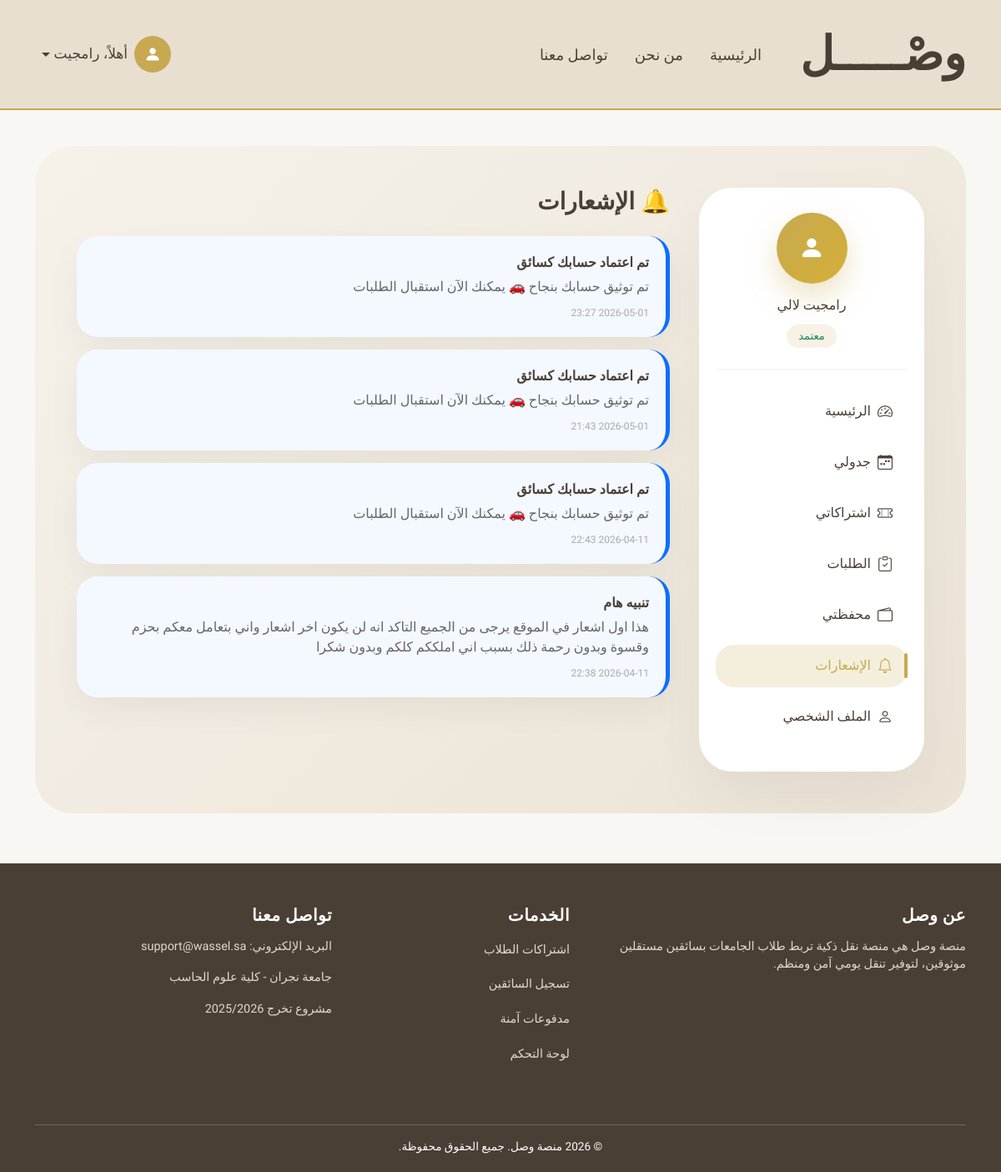
/driver/notifications/ (signed in), run on the app's committed database.
### accounts/models.py (models this page shows, shortened)
class User(AbstractUser):
    username = None  # حذفنا username رسميًا
    ROLE_CHOICES = (
        ('student', 'طالب'),
        ('driver', 'سائق'),
        ('admin', 'مدير'),  # 🔥 الجديد
    )
    STATUS_CHOICES = (
        ('active', 'Active'),
        ('banned', 'Banned'),
    )
    ADMIN_LEVELS = (
        (1, "Super Admin"),
        (2, "Manager"),
    )
    admin_level = models.IntegerField(
        choices=ADMIN_LEVELS,
        null=True,
        blank=True
    )
    email = models.EmailField(unique=True)
    role = models.CharField(
        max_length=20,
        choices=ROLE_CHOICES,
        default='student'
    )
    phone = models.CharField(max_length=20)
    city = models.ForeignKey(
        City,
        on_delete=models.PROTECT,
        related_name="users",
        verbose_name="المدينة"
    )
    status = models.CharField(
        max_length=20,
        choices=STATUS_CHOICES,
        default='active'
    )
    USERNAME_FIELD = "email"
    REQUIRED_FIELDS = ["first_name", "last_name", "phone"]
    objects = CustomUserManager()

### notifications/models.py (models this page shows, shortened)
class Notification(models.Model):
    NOTIFICATION_TYPE = (
        ("system", "System"),
        ("admin", "Admin"),
    )
    TARGET_TYPE = (
        ("user", "User"),
        ("student", "Students"),
        ("driver", "Drivers"),
        ("all", "All Users"),
        ("admin", "Admins"),
    )
    user = models.ForeignKey(
        User,
        on_delete=models.CASCADE,
        null=True,
        blank=True,
        related_name="notifications"
    )
    title = models.CharField(max_length=255)
    message = models.TextField()
    notification_type = models.CharField(
        max_length=20,
        choices=NOTIFICATION_TYPE,
        default="system"
    )
    target = models.CharField(
        max_length=20,
        choices=TARGET_TYPE,
        default="user"
    )
    is_read = models.BooleanField(default=False)
    created_at = models.DateTimeField(auto_now_add=True)

### driver/views.py (the view)
# urls.py: path("notifications/", views.driver_notifications, name="notifications"),
@login_required
def driver_notifications(request):
    if request.user.role != "driver":
        return redirect("main")
    notifications = Notification.objects.filter(
        user=request.user
    ).order_by("-created_at")
    context = {
        "notifications": notifications
    }
    return render(request, "driver/notifications.html", context)

### driver/templates/driver/notifications.html (shortened to what this page needs)
{% extends "driver/base_driver.html" %}
{% block driver_content %}
<h3 class="mb-4 fw-bold">🔔 الإشعارات</h3>
{% for n in notifications %}
<div class="notification-card {% if not n.is_read %}unread{% endif %}">
<div class="notification-title">
    {{ n.title }}
</div>
<div class="notification-message">
    {{ n.message }}
</div>
<div class="notification-date">
    {{ n.created_at|date:"Y-m-d H:i" }}
</div>
</div>
{% empty %}
<div class="text-center text-muted mt-5">
    لا توجد إشعارات حالياً 🔕
</div>
{% endfor %}
{% endblock %}

### driver/templates/driver/base_driver.html (shortened to what this page needs)
{% extends "base.html" %}
{% block content %}
<div class="driver-page-bg">
    <div class="driver-layout">
        <div class="driver-sidebar d-none d-lg-block">
            <div class="driver-profile-box">
                <div class="driver-avatar">
                    <i class="bi bi-person-fill"></i>
                </div>
                <h6 class="mt-3 mb-1">{{ user.get_full_name }}</h6>
                {% if user.driver_profile.verification_status == "approved" %}
                <span class="driver-status text-success">معتمد</span>
                {% elif user.driver_profile.verification_status == "pending" %}
                <span class="driver-status text-warning">قيد المراجعة</span>
                {% elif user.driver_profile.verification_status == "rejected" %}
                <span class="driver-status text-danger">مرفوض</span>
                {% else %}
                <span class="driver-status text-secondary">غير مكتمل</span>
                {% endif %}
            </div>
            <a href="{% url 'driver:dashboard' %}"
                class="driver-link {% if request.resolver_match.url_name == 'dashboard' %}active{% endif %}">
                <i class="bi bi-speedometer2 me-2"></i>
                الرئيسية
            </a>
            <a href="{% url 'driver:schedule' %}"
            class="driver-link {% if request.resolver_match.url_name == 'schedule' %}active{% endif %}">
                <i class="bi bi-calendar-week me-2"></i>
                جدولي
            </a>
            <a href="{% url 'driver:subscriptions' %}"
                class="driver-link {% if request.resolver_match.url_name == 'subscriptions' %}active{% endif %}">
                <i class="bi bi-ticket-perforated me-2"></i>
                اشتراكاتي
            </a>
            <a href="{% url 'driver:requests' %}"
                class="driver-link {% if request.resolver_match.url_name == 'requests' %}active{% endif %}">
                <i class="bi bi-clipboard-check me-2"></i>
                الطلبات
            </a>
            <a href="{% url 'payment:wallet' %}"
            class="driver-link {% if request.resolver_match.url_name == 'wallet' %}active{% endif %}">
                <i class="bi bi-wallet2 me-2"></i>
                محفظتي
            </a>
            <a href="{% url 'driver:notifications' %}"
                class="driver-link {% if request.resolver_match.url_name == 'notifications' %}active{% endif %}">
                <i class="bi bi-bell me-2"></i>
                الإشعارات
            </a>
            <a href="{% url 'driver:profile' %}"
                class="driver-link {% if request.resolver_match.url_name == 'profile' %}active{% endif %}">
                <i class="bi bi-person me-2"></i>
                الملف الشخصي
            </a>
        </div>
        <div class="driver-content">
            {% block driver_content %}{% endblock %}
        </div>
    </div>
</div>
{% endblock %}

### templates/base.html (shortened to what this page needs)
{% load static %}
<!DOCTYPE html>
<html lang="ar" dir="rtl">
<head>
    <link href="https://cdn.jsdelivr.net/npm/bootstrap-icons/font/bootstrap-icons.css" rel="stylesheet">
    <link href="https://cdn.jsdelivr.net/npm/bootstrap@5.3.2/dist/css/bootstrap.rtl.min.css" rel="stylesheet">
</head>
<body>
    <nav class="navbar navbar-expand-lg fixed-top custom-navbar">
        <div class="container">
            <a class="navbar-brand" href="{% url 'main:index' %}">وصْـــــل</a>
            <div class="collapse navbar-collapse" id="navbarNav">
                <ul class="navbar-nav align-items-center me-auto">
                    <li class="nav-item mx-2">
                        <a class="nav-link {% if request.resolver_match.url_name == 'index' %}active-link{% endif %}"
                            href="{% url 'main:index' %}">
                            الرئيسية
                        </a>
                    </li>
                    <li class="nav-item mx-2">
                        <a class="nav-link {% if request.resolver_match.url_name == 'about' %}active-link{% endif %}"
                            href="{% url 'main:about' %}">
                            من نحن
                        </a>
                    </li>
                    <li class="nav-item mx-2">
                        <a class="nav-link {% if request.resolver_match.url_name == 'contact' %}active-link{% endif %}"
                            href="{% url 'main:contact' %}">
                            تواصل معنا
                        </a>
                    </li>
                </ul>
                <ul class="navbar-nav align-items-center">
                    {% if user.is_authenticated %}
                    <li class="nav-item dropdown user-dropdown">
                        <a class="nav-link dropdown-toggle d-flex align-items-center user-trigger" href="#"
                            role="button" data-bs-toggle="dropdown" aria-expanded="false">
                            <div class="user-icon">
                                <i class="bi bi-person-fill"></i>
                            </div>
                            <span class="user-name ms-2">
                                أهلاً، {{ user.first_name }}
                            </span>
                        </a>
                    </li>
                    {% endif %}
                </ul>
            </div>
        </div>
    </nav>
    <main class="container">
                    {% block content %}
                    {% endblock %}
    </main>
    <footer>
        <div class="container">
            <div class="row">
                <div class="col-md-5 mb-4">
                    <h5>عن وصل</h5>
                    <p>
                        منصة وصل هي منصة نقل ذكية تربط طلاب الجامعات
                        بسائقين مستقلين موثوقين، لتوفير تنقل يومي آمن ومنظم.
                    </p>
                </div>
                <div class="col-md-3 mb-4">
                    <h5>الخدمات</h5>
                    <ul class="list-unstyled">
                        <li><a href="#">اشتراكات الطلاب</a></li>
                        <li><a href="#">تسجيل السائقين</a></li>
                        <li><a href="#">مدفوعات آمنة</a></li>
                        <li><a href="#">لوحة التحكم</a></li>
                    </ul>
                </div>
                <div class="col-md-4 mb-4">
                    <h5>تواصل معنا</h5>
                    <p>البريد الإلكتروني: support@wassel.sa</p>
                    <p>جامعة نجران - كلية علوم الحاسب</p>
                    <p>مشروع تخرج 2025/2026</p>
                </div>
            </div>
            <div class="footer-bottom">
                © 2026 منصة وصل. جميع الحقوق محفوظة.
            </div>
        </div>
    </footer>
</body>
</html>

### templates/base.html (style rules this page uses)
:root { --primary-color: #e8dfd1; --dark-color: #4a3f35; --soft-color: #8c7b6b; --accent-color: #c8a951; --light-bg: #f9f7f3; }
body { font-family: "Readex Pro", sans-serif; background-color: var(--light-bg); color: var(--dark-color); display: flex; flex-direction: column; min-height: 100vh; }
h1, h2, h3, h4, h5 { font-family: "Vazirmatn", sans-serif; font-weight: 700; }
.navbar { background-color: var(--primary-color); border-bottom: 2px solid var(--accent-color); }
.custom-navbar { transition: all 0.3s ease; padding: 18px 0; z-index: 1000; }
.navbar-brand { font-family: "Lateef", serif; font-weight: 700; font-size: 3.5rem; color: var(--dark-color) !important; margin-left: 30px; }
.nav-link { color: var(--dark-color) !important; font-weight: 400; font-size: 18px; transition: 0.3s; }
main { flex: 1; padding-top: 175px; padding-bottom: 60px; }
footer { background-color: var(--dark-color); color: white; padding: 50px 0 20px 0; }
footer p, footer a { font-size: 0.9rem; color: #e0d9cf; text-decoration: none; }
.footer-bottom { border-top: 1px solid rgba(255, 255, 255, 0.2); margin-top: 30px; padding-top: 15px; font-size: 0.85rem; text-align: center; }
footer ul li { margin-bottom: 12px; }
footer ul li a { display: inline-block; padding: 4px 0; }
footer h5 { font-weight: 600; margin-bottom: 15px; letter-spacing: 0.5px; }
.user-trigger { padding: 6px 14px; border-radius: 30px; transition: 0.3s ease; }
.user-icon { width: 44px; height: 44px; background-color: var(--accent-color); color: white; border-radius: 50%; display: flex; align-items: center; justify-content: center; font-size: 20px; transition: 0.3s ease; }
.user-name { font-weight: 500; font-size: 17px; color: var(--dark-color); }

### driver/templates/driver/base_driver.html (style rules this page uses)
.driver-layout { display: flex; gap: 35px; }
.driver-sidebar { width: 270px; background: white; border-radius: 40px; padding: 30px 20px; box-shadow: 0 30px 70px rgba(0, 0, 0, 0.05); height: fit-content; }
.driver-page-bg { background: linear-gradient(135deg, #f6f2ea, #ebe3d6); padding: 50px; border-radius: 45px; }
.driver-profile-box { text-align: center; padding-bottom: 25px; border-bottom: 1px solid rgba(0, 0, 0, 0.05); margin-bottom: 25px; }
.driver-avatar { width: 85px; height: 85px; background: linear-gradient(135deg, var(--accent-color), #d4af37); border-radius: 50%; display: flex; align-items: center; justify-content: center; margin: auto; color: white; font-size: 30px; box-shadow: 0 15px 35px rgba(200, 169, 81, 0.35); }
.driver-status { display: inline-block; margin-top: 10px; font-size: 13px; padding: 4px 14px; border-radius: 20px; background-color: rgba(200, 169, 81, 0.15); color: var(--accent-color); }
.driver-link { display: flex; align-items: center; padding: 12px 18px; border-radius: 22px; margin-bottom: 10px; text-decoration: none; color: var(--dark-color); font-weight: 500; transition: 0.3s ease; position: relative; }
.driver-link i { font-size: 18px; }
.driver-link.active { background-color: rgba(200, 169, 81, 0.2); color: var(--accent-color); }
.driver-link.active::before { content: ""; position: absolute; right: 0; top: 20%; height: 60%; width: 4px; background-color: var(--accent-color); border-radius: 5px; }
.driver-content { flex: 1; }

### driver/templates/driver/notifications.html (style rules this page uses)
.notification-card { background: white; border-radius: 25px; padding: 20px; box-shadow: 0 15px 40px rgba(0,0,0,0.05); margin-bottom: 15px; transition: 0.3s; }
.notification-title { font-weight: bold; font-size: 16px; }
.notification-message { color: #666; margin-top: 5px; }
.notification-date { font-size: 12px; color: #aaa; margin-top: 10px; }
.unread { border-right: 5px solid #0d6efd; background: #f4f8ff; }

### data on the page
User: first_name "رامجيت", get_full_name "رامجيت لالي"
Notification: title "تم اعتماد حسابك كسائق", message "تم توثيق حسابك بنجاح 🚗 يمكنك الآن استقبال الطلبات", created_at "2026-05-01 23:27"
Notification: title "تم اعتماد حسابك كسائق", message "تم توثيق حسابك بنجاح 🚗 يمكنك الآن استقبال الطلبات", created_at "2026-05-01 21:43"
Notification: title "تم اعتماد حسابك كسائق", message "تم توثيق حسابك بنجاح 🚗 يمكنك الآن استقبال الطلبات", created_at "2026-04-11 22:43"
Notification: title "تنبيه هام", message "هذا اول اشعار في الموقع يرجى من الجميع التاكد انه لن يكون اخر اشعار واني بتعامل معكم بحزم وقسوة وبدون رحمة ذلك بسبب اني املككم كلكم وبدون شكرا", created_at "2026-04-11 22:38"
